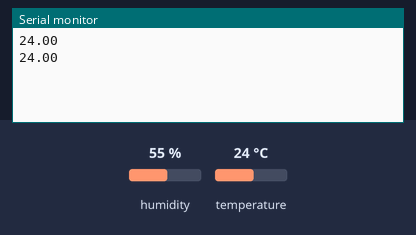
A sketch run on a simulated Arduino Uno, built with avr-gcc and run on an emulated ATmega328P. Parts: the last lines printed to the serial monitor. Inputs (shaded band) come from the test bench; at power-on: temperature 24 °C, humidity 55 %.

Above: at 5.8 s.
5.9 s: temperature set to 12 °C
At 10.9 s:
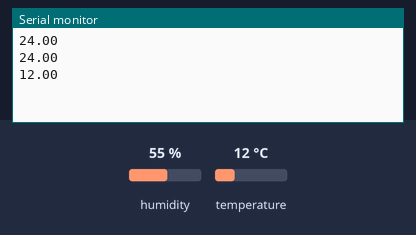
11.9 s: temperature set to 19 °C
At 15.5 s:
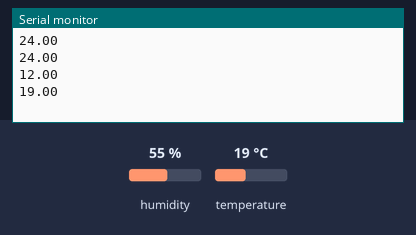
Timing chart, 0 to 17.0 s (numbered marks = the images above; inputs shaded):
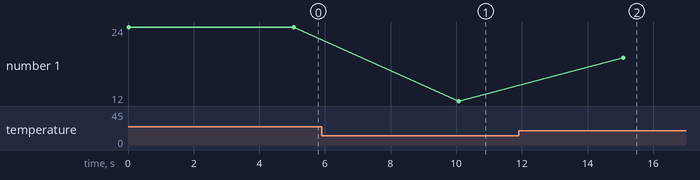

Measured:
- after the input at 5.9 s, the serial monitor: prints a new line after 4.2 s (image 1)
- after the input at 11.9 s, the serial monitor: prints a new line after 3.2 s (image 2)
- plotted number 1: 24 → 12 after the input at 5.9 s, 12 → 19 after the input at 11.9 s

The sketch:

SSC.ino
```cpp
#include "DHT.h"

#define DHTPIN 4
#define DHTTYPE DHT11

DHT dht(DHTPIN, DHTTYPE);

void setup() {
  Serial.begin(9600);
  dht.begin();
}

void loop() {
  float temp = dht.readTemperature();

  if (!isnan(temp)) {

    Serial.println(temp);
  }

  delay(5000);
}
```
